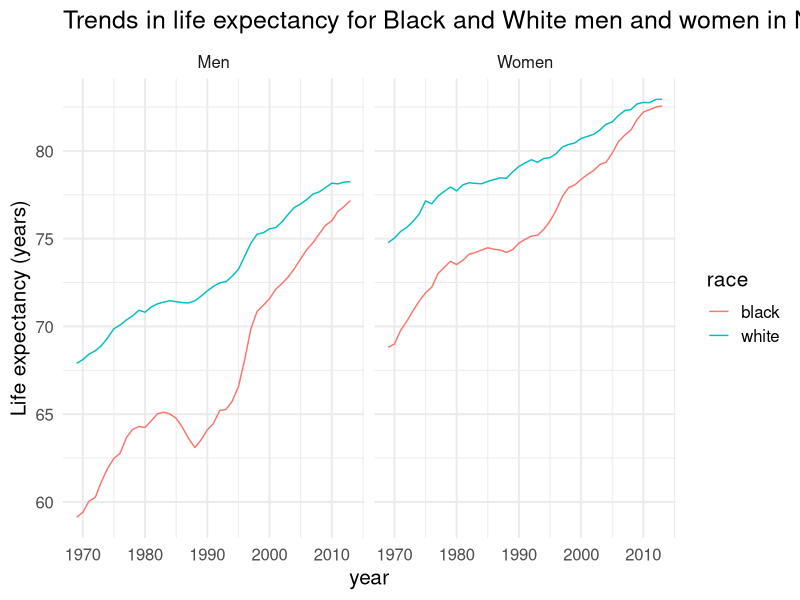
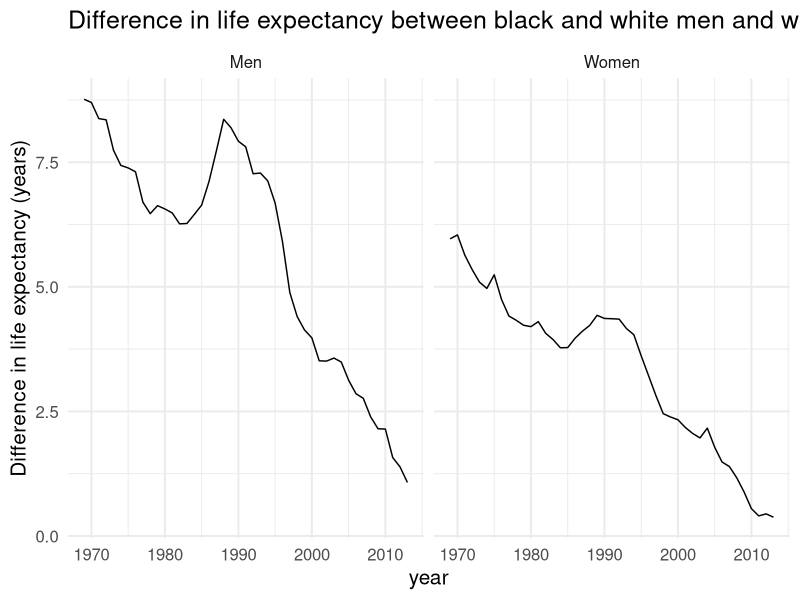

These charts were generated, in order, by the following R code:
## ---- chunk 1
library(readr)
library(dplyr)
library(ggplot2)
library(tidyr)
library(glue)
## ---- chunk 2
my_state <- "New York"
## ---- chunk 3
le_data <- read_csv("life-expectancy-by-state-long.csv")

my_state_data <- le_data %>% 
  filter(state == my_state) %>%
  mutate(gender = case_when(sex == "Female" ~ "Women",
                            sex == "Male" ~ "Men")) %>%
  select(-sex)

head(my_state_data)
## ---- chunk 4
ggplot(data = my_state_data, aes(x = year, y = LE)) + 
  geom_line(aes(col = race)) + 
  facet_wrap(~ gender) +
  labs(y = "Life expectancy (years)",
       title = glue("Trends in life expectancy for Black and White men and women in {my_state}")
  ) +
  theme_minimal(base_size = 15)
## ---- chunk 5
my_state_data_wide <- my_state_data %>% 
  spread(key = race, value = LE) %>%
  mutate(le_difference = white - black)

ggplot(my_state_data_wide, aes(x = year, y = le_difference)) + 
  geom_line() +
  facet_wrap(~ gender) +
  labs(y = "Difference in life expectancy (years)",
       title = glue("Difference in life expectancy between black and white men and women in {my_state}")
       ) +
  theme_minimal(base_size = 15)
